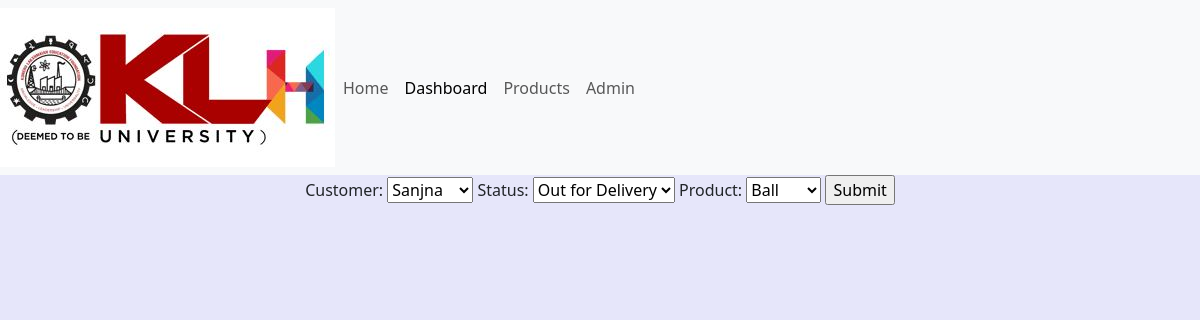
/update_order/10, run on the app's committed database.
### ap/models.py (models this page shows)
class Order(models.Model):
    STATUS=(
        ('Pending','Pending'),
        ('Out for Delivery','Out for Delivery'),
        ('Delivered','Delivered')
    )
    customer=models.ForeignKey(Customer,null=True,on_delete=models.SET_NULL)
    status=models.CharField(max_length=100,null=True,choices=STATUS)
    product=models.ForeignKey(Product,null=True,on_delete=models.SET_NULL)

### ap/views.py (the view)
# urls.py: path('update_order/<str:pk>',views.updateOrder,name='update_order'),
def updateOrder(request,pk):
    order=Order.objects.get(id=pk)
    form=OrderForm(instance=order)
    if request.method=="POST":
        form=OrderForm(request.POST,instance=order)
        if form.is_valid():
            form.save()
            return redirect('/')
    context={'form':form}
    return render(request,'order_form.html',context)

### ap/forms.py
class OrderForm(ModelForm):
    class Meta:
        model=Order
        fields='__all__'

### ap/models.py (called while the page is built)
    def __str__(self):
        return self.Name

    def __str__(self):
        return self.Name

### templates/order_form.html (shortened to what this page needs)
{% extends 'base.html' %}
{% block content %}
<form action="" method="POST">
    {{form}}
    <input type="submit" name="submit">
</form>
{% endblock %}

### templates/base.html (style rules this page uses)
body { background-color: lavender; text-align: center; margin: auto; padding: 0%; }

### data on the page
Order: customer "Sanjna", status "Out for Delivery", product "Ball"
